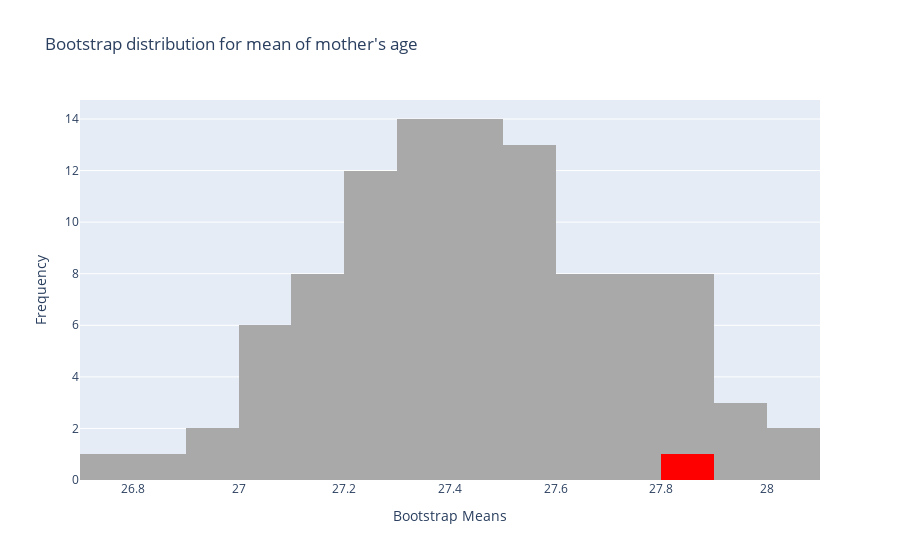

The notebook cell this image was saved under:
### Markdown cell above
### Q16: The plot below shows the bootstrap distribution for the mean of mother’s age for 100 bootstrap samples. The red bar is the estimate of the mean for the first bootstrap sample, and the grey dots are the estimates of the mean for the other 99 bootstrap samples. Explain how the value of the red dot is calculated; then, using the plot, estimate a 90% confidence interval for the mean of mother’s age.
- Compare your response to the answer given in the ***MarkUs*** output

### Code cell
import plotly.graph_objects as go
np.random.seed(98)

sample_size=len(gestation)
gest_boot_means = []
for i in range(100):
    gest_boot_sample = np.random.choice(gestation['age'], sample_size)
    gest_boot_means += [gest_boot_sample.mean()]
    
boot_means1 = pd.DataFrame({'boot_means': [gest_boot_means[0]]})
boot_means2to100 = pd.DataFrame({'boot_means': gest_boot_means[1:]})

fig = go.Figure()
fig.add_trace(go.Histogram(x=boot_means1['boot_means'], marker_color='red'))
fig.add_trace(go.Histogram(x=boot_means2to100['boot_means'], marker_color='darkgrey'))
fig.update_layout(title='Bootstrap distribution for mean of mother\'s age', xaxis_title_text='Bootstrap Means', 
                  yaxis_title_text='Frequency', showlegend=False, barmode='stack')

fig.show()

### Figure 1 — Plotly figure (JSON) as saved in the notebook; plotly's stock layout.template omitted (floating-point values rounded to 4 significant figures)
{"data": [{"marker": {"color": "red"}, "type": "histogram", "x": [27.82]}, {"marker": {"color": "darkgrey"}, "type": "histogram", "x": [27.41, 27.14, 27.3, 27.64, 27.01, 27.41, 27.18, 27.16, 27.34, 27.41, 27.29, 27.51, 27.76, 27.12, 27.43, 27.22, 27.77, 27.11, 27.55, 27.29, 27.39, 27.6, 27.56, 27.55, 27.71, 27.25, 27.82, 27.8, 27.45, 28.04, 27.76, 27.39, 27.38, 27.41, 27.21, 27.62, 27.64, 27.32, 27.38, 27.64, 27.19, 27.98, 27.82, 26.97, 27.28, 27.39, 26.71, 27.45, 27.92, 27.78, 27.41, 27.56, 27.47, 27.31, 27.34, 27.65, 27.48, 27.68, 27.06, 27.25, 27.52, 26.84, 27.3, 27.55, 27.87, 27.46, 27.92, 27.57, 27.87, 27.27, 27.52, 27.45, 27.44, 27.59, 27.73, 27.29, 27.05, 27.0, 27.8, 27.11, 27.18, 27.03, 27.58, 27.02, 28.09, 27.26, 27.29, 27.81, 27.4, 27.77, 27.0, 27.63, 27.33, 27.33, 27.52, 27.73, 27.55, 27.25, 27.42]}], "layout": {"barmode": "stack", "showlegend": false, "title": {"text": "Bootstrap distribution for mean of mother's age"}, "xaxis": {"title": {"text": "Bootstrap Means"}}, "yaxis": {"title": {"text": "Frequency"}}}}
